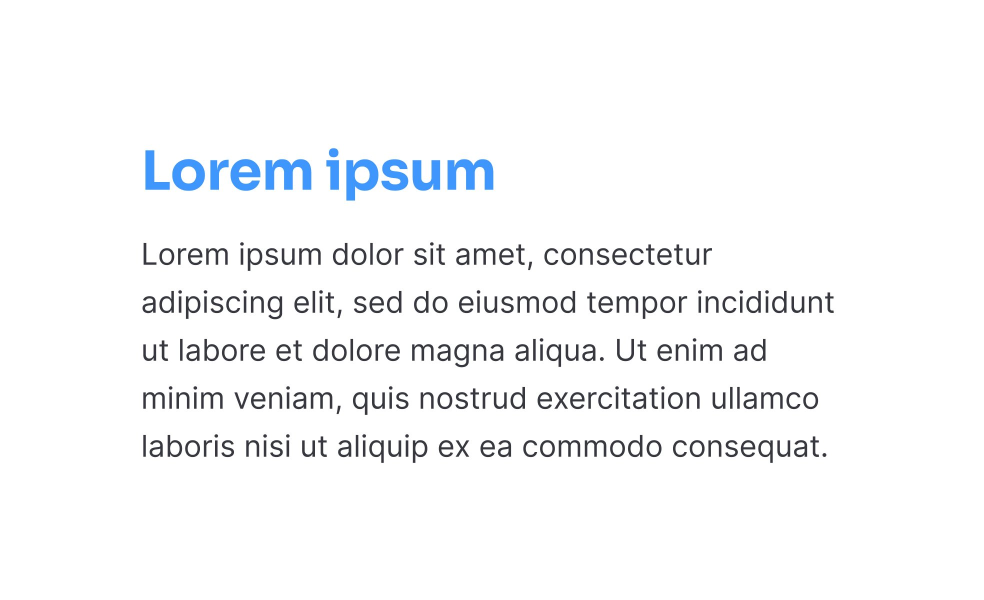
#> input picture lorem-ipsum.jpg, 1968 x 1200 px (shown at 1/2 size)
$ python myopia-sim.py
#> lines starting #> are read from the running program, lines starting #| are printed output that depends on the picture
import cv2 as cv
import numpy as np
from matplotlib import pyplot as plt


print(cv.__version__)
img  = cv.imread('./lorem-ipsum.jpg')
#> img is the input picture: shape (1200, 1968, 3); mean B, G, R 248.8, 247.6, 246.7

#2d convolution: replace central pixel in kernel with average of 25 pixels around it
kernel = np.ones((20,20), np.float32)/400
#creates 5x5 array of ones then divides it by 25
dst = cv.filter2D(img,-1,kernel)
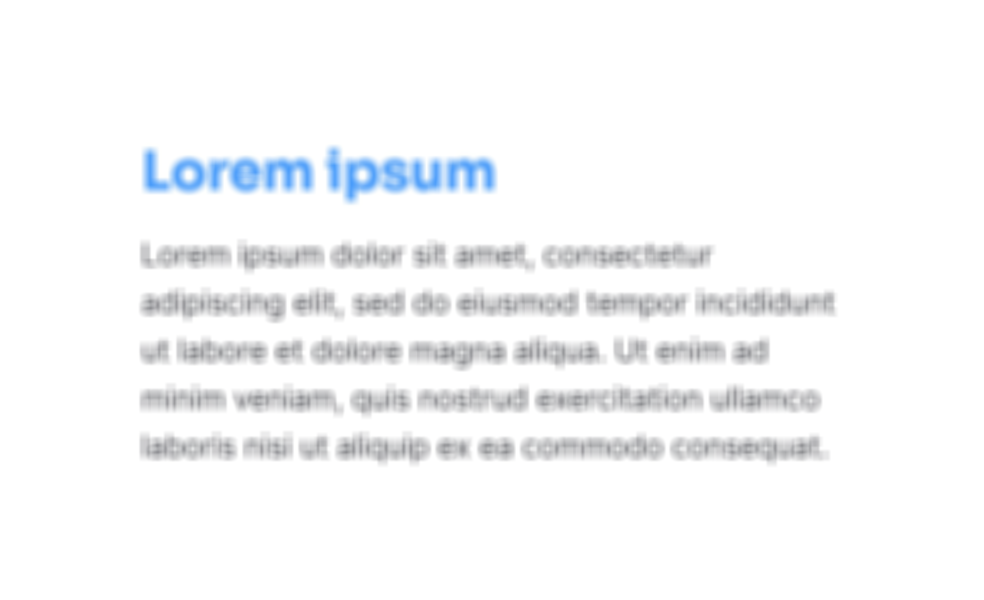
#> dst: shape (1200, 1968, 3) (shown at 1/2 size); mean B, G, R 248.8, 247.6, 246.7
#creates modified image with same depth, matrix is the previously created kernel

plt.subplot(121),plt.imshow(img),plt.title('Original')
plt.xticks([]),plt.yticks([])
plt.subplot(122),plt.imshow(dst),plt.title('Averaging by 400')
plt.xticks([]),plt.yticks([])
plt.show()
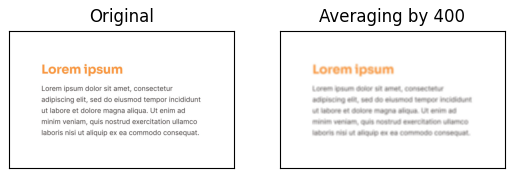
#> figure drawn by matplotlib, 2 panels; B, G, R data is drawn as R, G, B
